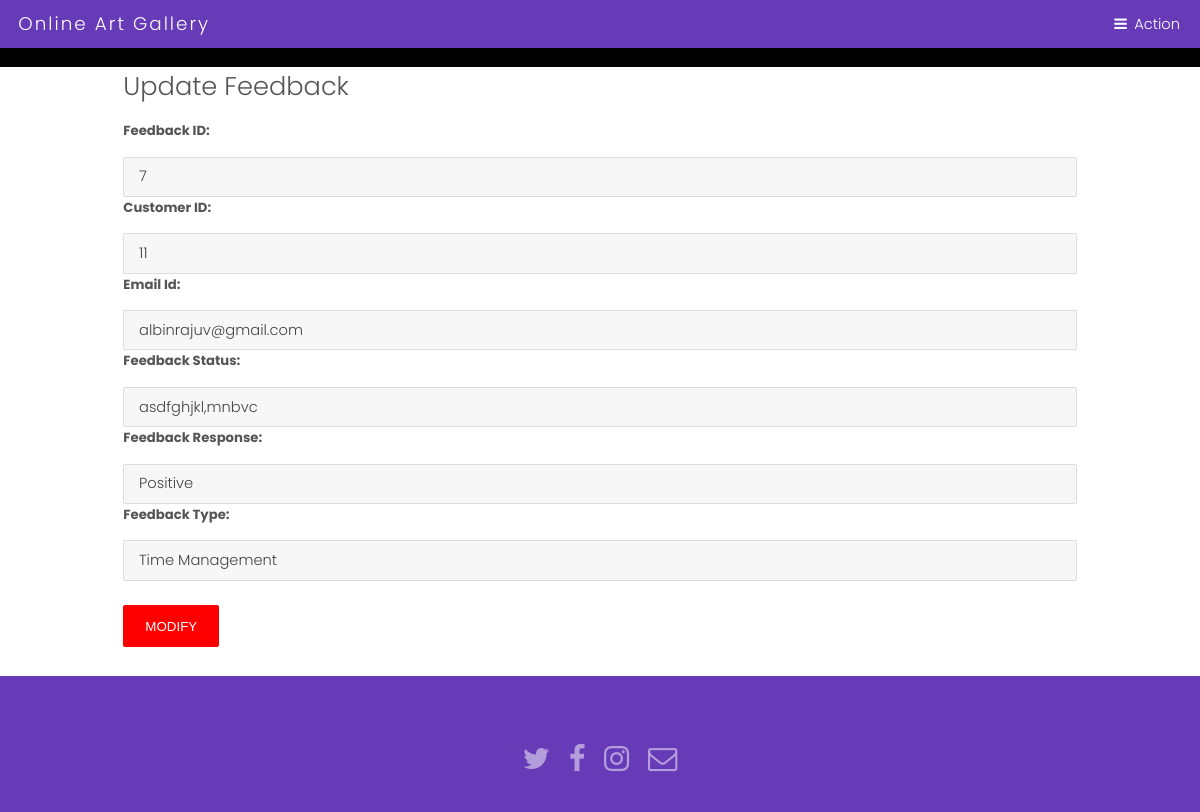
The app's page /admin/modify_feedback.php?id=7 with its own data.
### tables this page shows
CREATE TABLE `feedback_info` (
  `feed_id` int(10) NOT NULL,
  `cust_id` int(10) NOT NULL,
  `email_id` varchar(50) NOT NULL,
  `Feed_Status` varchar(50) NOT NULL,
  `Feed_Response` varchar(50) NOT NULL,
  `Feed_type` varchar(50) NOT NULL
);

### admin/modify_feedback.php (the view, shortened to what this page needs)
<?php include("header/header.php"); ?>
		<div class="back-img back-img1">
<div class="container divform">
<?php
$r= $_GET['id'];
$s=mysqli_query($con, "select * from feedback_info where feed_id=$r");
while($row=mysqli_fetch_array($s)){
?>
		<h2>Update Feedback</h2>
	<form action="" method="post" name="f1" enctype="multipart/form-data">
		<div class="form-group">
			<label for="artid">Feedback ID:</label>
			<input type="text" class="form-control" id="artid" name="ai1" readonly value="<?php echo $row[0];?>">
		</div>
		<div class="form-group">
			<label for="artnm">Customer ID:</label>
			<input type="text" class="form-control" id="artnm" name="a1" readonly value="<?php echo $row[1];?>">
		</div>
		<div class="form-group">
			<label for="sel1">Email Id:</label>
			<input type="text" class="form-control" id="sel1" name="a2"  readonly value="<?php echo $row[2];?>">
		</div>
		<div class="form-group">
			<label for="pr">Feedback Status:</label>
			<input type="text" class="form-control" id="pr" name="a3"  value="<?php echo $row[3];?>" required>
		</div>
		<div class="form-group">
			<label for="dis">Feedback Response:</label>
			<input type="text" class="form-control" id="dis" name="a4"  value="<?php echo $row[4];?>" required>
		</div>
		<div class="form-group">
			<label for="ph">Feedback Type:</label>
			<input type="text" class="form-control" id="ph" name="a5"  value="<?php echo $row[5];?>" required>
		</div>
	<br/>
		<button type="submit" class="button special-red" name="sub">Modify</button>
	</form>
<?php } ?>
				</div>
			</div>
<?php include("../footer/footer.php"); ?>

### assets/css/main.css (style rules this page uses)
html, body, div, span, applet, object, iframe, h1, h2, h3, h4, h5, h6, p, blockquote, pre, a, abbr, acronym, address, big, cite, code, del, dfn, em, img, ins, kbd, q, s, samp, small, strike, strong, sub, sup, tt, var, b, u, i, center, dl, dt, dd, ol, ul, li, fieldset, form, label, legend, table, caption, tbody, tfoot, thead, tr, th, td, article, aside, canvas, details, embed, figure, figcaption, footer, header, hgroup, menu, nav, output, ruby, section, summary, time, mark, audio, video { margin: 0; padding: 0; border: 0; font-size: 100%; font: inherit; vertical-align: baseline; }
body { line-height: 1; }
body { -webkit-text-size-adjust: none; }
*, *:before, *:after { -moz-box-sizing: border-box; -webkit-box-sizing: border-box; box-sizing: border-box; }
.container { margin-left: auto; margin-right: auto; }
.container { width: 80rem; }
@media screen and (max-width: 1680px) { .container { width: 80rem; } }
@media screen and (max-width: 1280px) { .container { width: 65rem; } }
body { -ms-overflow-style: scrollbar; }
body { background: #fff; }
html { font-size: 13pt; }
@media screen and (max-width: 1680px) { html { font-size: 11pt; } }
@media screen and (max-width: 1280px) { html { font-size: 11pt; } }
body { background-color: #fff; color: #444; }
body, input, select, textarea { font-family: "Poppins", sans-serif; font-weight: 300; font-size: 1rem; line-height: 1.65; }
h1, h2, h3, h4, h5, h6 { font-weight: 300; line-height: 1.5; margin: 0 0 1rem 0; }
h2 { font-size: 1.75rem; }
input, select, textarea { color: #555; }
h1, h2, h3, h4, h5, h6 { color: #555; }
input[type="submit"], input[type="reset"], input[type="button"], button, .button { -moz-appearance: none; -webkit-appearance: none; -ms-appearance: none; appearance: none; -moz-transition: background-color 0.2s ease-in-out, color 0.2s ease-in-out; -webkit-transition: background-color 0.2s ease-in-out, color 0.2s ease-in-out; -ms-transition: background-color 0.2s ease-in-out, color 0.2s ease-in-out; transition: background-color 0.2s ease-in-out, color 0.2s ease-in-out; border-radius: 2px; border: 0; cursor: pointer; display: inline-block; font-weight: 300; height: 2.85rem; line-height: 2.95rem; padding: 0 1.5rem; text-align: center; text-decoration: none; text-transform: uppercase; white-space: nowrap; }
input[type="submit"], input[type="reset"], input[type="button"], button, .button { background-color: #f2f2f2; color: #000 !important; }
form { margin: 0 0 2rem 0; }
label { display: block; font-size: 0.9rem; font-weight: 700; margin: 0 0 1rem 0; }
input[type="text"], input[type="password"], input[type="email"], select, textarea { -moz-appearance: none; -webkit-appearance: none; -ms-appearance: none; appearance: none; border-radius: 2px; border: none; border: solid 1px; color: inherit; display: block; outline: 0; padding: 0 1rem; text-decoration: none; width: 100%; }
input[type="text"], input[type="password"], input[type="email"], select { height: 2.75rem; }
label { color: #555; }
input[type="text"], input[type="password"], input[type="email"], select, textarea { background: rgba(144, 144, 144, 0.075); border-color: rgba(144, 144, 144, 0.25); }
.back-img { background-repeat: no-repeat !important; background-attachment: fixed !important; }
.button.special-red { background-color: red !important; color: #ffffff !important; }

### records on screen
feedback_info: ai1 "7", a1 "11", a2 "albinrajuv@gmail.com", a3 "asdfghjkl,mnbvc", a4 "Positive", a5 "Time Management"
